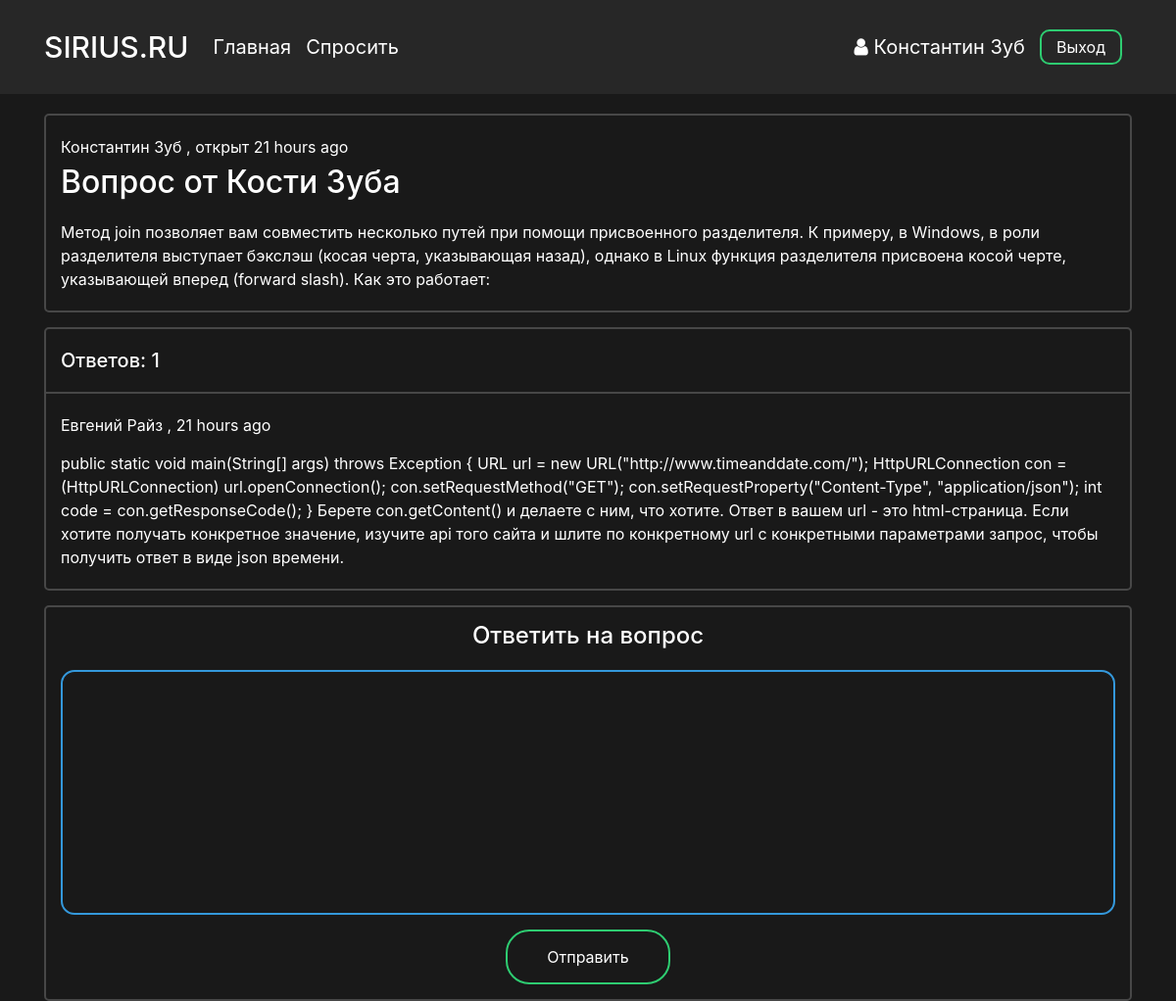
Screenshot of /question/2 (signed in) with the database file from the repository.
### data/users.py (models this page shows, shortened)
class User(SqlAlchemyBase, UserMixin):
    __tablename__ = 'users'
    id = sqlalchemy.Column(sqlalchemy.Integer,
                           primary_key=True, autoincrement=True)
    surname = sqlalchemy.Column(sqlalchemy.String, nullable=True)
    name = sqlalchemy.Column(sqlalchemy.String, nullable=True)
    image_file = sqlalchemy.Column(sqlalchemy.String, nullable=False, default='default.jpg')
    age = sqlalchemy.Column(sqlalchemy.Integer, nullable=True)
    country = sqlalchemy.Column(sqlalchemy.String, nullable=True)
    city = sqlalchemy.Column(sqlalchemy.String, nullable=True)
    email = sqlalchemy.Column(sqlalchemy.String,
                              index=True, unique=True, nullable=True)
    hashed_password = sqlalchemy.Column(sqlalchemy.String, nullable=True)
    registration_date = sqlalchemy.Column(sqlalchemy.DateTime,
                                      default=datetime.datetime.utcnow)

### data/questions.py (models this page shows)
class Question(SqlAlchemyBase):
    __tablename__ = 'questions'
    id = sqlalchemy.Column(sqlalchemy.Integer,
                           primary_key=True, autoincrement=True)
    title = sqlalchemy.Column(sqlalchemy.String)
    text = sqlalchemy.Column(sqlalchemy.String)
    user_id = sqlalchemy.Column(sqlalchemy.Integer,
                                sqlalchemy.ForeignKey("users.id"))
    user = orm.relation('User')
    created_date = sqlalchemy.Column(sqlalchemy.DateTime,
                                      default=datetime.datetime.utcnow)
    def get_answers(self):
        from data import db_session
        db_sess = db_session.create_session()
        answers= db_sess.query(Answer).filter(Answer.question_id == self.id).all()
        return answers

class Answer(SqlAlchemyBase):
    __tablename__ = 'answers'
    id = sqlalchemy.Column(sqlalchemy.Integer,
                           primary_key=True, autoincrement=True)
    text = sqlalchemy.Column(sqlalchemy.String)
    likes = sqlalchemy.Column(sqlalchemy.Integer, default=0)
    is_best = sqlalchemy.Column(sqlalchemy.Boolean, default=False)
    user_id = sqlalchemy.Column(sqlalchemy.Integer,
                                sqlalchemy.ForeignKey("users.id"))
    user = orm.relation('User')
    question_id = sqlalchemy.Column(sqlalchemy.Integer,
                                sqlalchemy.ForeignKey("questions.id"))
    question = orm.relation('Question')
    created_date = sqlalchemy.Column(sqlalchemy.DateTime,
                                      default=datetime.datetime.utcnow)

### main.py (the view, shortened to what this page needs)
@app.route("/question/<int:question_id>", methods=["GET", "POST"])
def question_page(question_id):
    form = AnswerForm()
    db_sess = db_session.create_session()
    question = db_sess.query(Question).filter(Question.id == question_id).first()
    return render_template(
        "question.html", id=question_id, question=question, form=form
    )

### forms/questions.py
class AnswerForm(FlaskForm):
    text = TextAreaField('Введите текст ответа', validators=[DataRequired()])
    submit = SubmitField('Отправить')

### data/db_session.py (called while the page is built)
def create_session() -> Session:
    global __factory
    return __factory()

### main.py (called while the page is built)
@manager.user_loader
def load_user(user_id):
    db_sess = db_session.create_session()
    user = db_sess.query(User).filter(User.id == user_id).first()
    return user

### templates/question.html (shortened to what this page needs)
<head>
    <link rel="stylesheet" type="text/css" href="{{ url_for('static', filename='css/question.css')}}">
</head>
{% extends "base.html" %}
{% block content %}
<div class="question-wrapper">
    <div class="question">
        <p class="user-name">
            <a href="{{ url_for('profile_page', profile_id = question.user.id) }}">
                {{ question.user.name }} {{ question.user.surname }}
            </a>, открыт {{ moment(question.created_date).fromNow(refresh=True) }}
        </p>
        <h2 class="question-title">{{ question.title }}</h2>
        <p class="question-text">{{ question.text }}</p>
    </div>
</div>
<div class="answers">
    {% set answers = question.get_answers() %}
    <div class="answer-count-wrapper">
        <div class="answer-count">
            <h5 class="counter">Ответов: {{ answers|length }}</h5>
        </div>
    </div>
    <div class="answers-block">
        {% for item in answers %}
            <div class="answer-block-wrapper">
                <div class="answer-block">
                    <p class="user-name">
                        <a href="{{ url_for('profile_page', profile_id = item.user.id) }}">
                            {{ item.user.name }} {{ item.user.surname }}
                        </a>,
                        {{ moment(item.created_date).fromNow(refresh=True) }}</p>
                    <p class="question-text">{{ item.text }}</p>
                </div>
            </div>
        {% endfor %}
    </div>
</div>
<div class="answer-form">
    <h4 class="title">Ответить на вопрос</h4>
    {% if current_user %}
        {% if current_user.is_authenticated %}
            <form class="box" action="" method="post">
                {{ form.text(type="text", autocomplete="off") }}
                {{ form.submit(type="submit") }}
            </form>
        {% else %}
            <a class="answer-btn" href="{{ url_for('login') }}">Войти</a>
            <a class="answer-btn" href="{{ url_for('reqister') }}">Зарегистрироваться</a>
        {% endif %}
    {% endif %}
</div>
{% endblock %}

### templates/base.html (shortened to what this page needs)
<!doctype html>
<html lang="ru">
<head>
    <link rel="stylesheet"
          href="https://stackpath.bootstrapcdn.com/bootstrap/4.4.1/css/bootstrap.min.css"
>
    <link rel="stylesheet" type="text/css" href="{{ url_for('static', filename='css/base.css')}}">
    <link rel="stylesheet" href="https://maxcdn.bootstrapcdn.com/font-awesome/4.5.0/css/font-awesome.min.css">
</head>
<body>
    <header>
        <div class="container">
            <nav class="navbar header">
                <div class="nav_left">
                    <a class="navbar-brand nav_logo" href="{{ url_for('main_page') }}">SIRIUS.RU</a>
                    <a class="navbar-brand nav_item" href="{{ url_for('main_page') }}">Главная</a>
                    <a class="navbar-brand nav_item" href="{{ url_for('ask_question_page') }}">Спросить</a>
                </div>
                <div class="nav_right">
                    {% if current_user %}
                        {% if current_user.is_authenticated %}
                            <a class="profile nav_item" href="{{ url_for('profile_page', profile_id = current_user.id) }}">
                                <i class="fa fa-user" aria-hidden="true"></i> {{ current_user.name }} {{current_user.surname }}
                            </a>
                            <a class="nav_item nav_btn" href="{{ url_for('logout') }}">Выход</a>
                        {% else %}
                            <a class="nav_item nav_btn" href="{{ url_for('login') }}">Войти</a>
                            <a class="nav_item nav_btn" href="{{ url_for('reqister') }}">Зарегистрироваться</a>
                        {% endif %}
                    {% endif %}
                </div>
            </nav>
        </div>
    </header>
    <main role="main" class="container">
        {% block content %}{% endblock %}
    </main>
</body>
</html>

### static/css/question.css (style rules this page uses)
.question, .answers, .answer-form { border: 2px solid rgba(255, 255, 255, 0.2); border-radius: 5px; -webkit-background-clip: padding-box; background-clip: padding-box; }
.question { margin-bottom: 15px; padding: 20px 15px; }
.question .user-name { margin-bottom: 5px }
.question .question-title { margin-bottom: 20px }
.answer-count { padding: 20px 15px; }
.counter { margin: 0; }
.answers { margin-bottom: 15px; }
.answer-block-wrapper:after, .answer-block-wrapper:first-child:before { content: ''; display: block; height: 2px; background: rgba(255, 255, 255, 0.2); margin: 0px }
.answer-block-wrapper:last-child:after { content: none; }
.answer-block { padding: 20px 15px; }
.answer-block .user-name { margin-bottom: 15px }
.answer-form { padding: 15px }
.answer-form .title { margin-bottom: 20px; text-align: center; }
.box { margin: 0; }
.box textarea[type = "text"] { border:0; background: none; resize: none; display: block; margin: 0px auto; border: 2px solid #3498db; padding: 7px 10px; width: 100%; outline: none; color: white; border-radius: 14px; transition: 0.25s; }
.box textarea[type = "text"] { height: 250px; }
.box input[type = "submit"] { border:0; background: none; display: block; margin: 15px auto 0px; text-align: center; border: 2px solid #2ecc71; padding: 14px 40px; outline: none; color: white; border-radius: 24px; transition: 0.25s; cursor: pointer; }

### static/css/base.css (style rules this page uses)
html { color: #ffffff }
body { background-color: #191919 !important; color: #ffffff; overflow-y: scroll; }
a { color: #ffffff; }
p { margin: 0px; }
header { background-color: #272727; color: #ffffff; }
.header { display: flex; justify-content: space-between; vertical-align: middle; margin-bottom: 20px; padding: 10px 0; }
.nav_left, .nav_right { display: flex; flex-direction: row; flex-wrap: nowrap; justify-content: center; align-items: center; align-content: center; }
.nav_logo { font-size: 30px; font-weight: 500; margin-right: 25px }
.nav_item { display: inline-block; margin-right: 15px; transition: 0.15s; }
.profile { font-size: 20px; }
.nav_btn { border-radius: 10px; outline: none; border: 2px solid #2ecc71; background: none; display: block; margin: 20px auto; margin-right: 10px; padding: 4px 15px; text-align: center; color: white; transition: 0.25s; cursor: pointer; }

### rows the page displays
User: name "Константин", surname "Зуб", user.name "Константин", user.surname "Зуб"
Question: created_date "21 hours ago", title "Вопрос от Кости Зуба", text "Метод join позволяет вам совместить несколько путей при помощи присвоенного разделителя. К примеру, в Windows, в роли разделителя выступает бэкслэш (косая черта, указывающая назад), однако в Linux функция разделителя присвоена косой черте, указывающей вперед (forward slash). Как это работает:"
Answer: user.name "Евгений", user.surname "Райз", created_date "21 hours ago", text "public static void main(String[] args) throws Exception { URL url = new URL(\"http://www.timeanddate.com/\"); HttpURLConnection con = (HttpURLConnection) url.openConnection(); con.setRequestMethod(\"GET\"); con.setRequestProperty(\"Content-Type\", \"application/json\"); int code = con.getResponseCode(); } Берете con.getContent() и делаете с ним, что хотите. Ответ в вашем url - это html-страница. Если хотите получать конкретное значение, изучите api того сайта и шлите по конкретному url с конкретными параметрами запрос, чтобы получить ответ в виде json времени."

### other values shown
{{ answers|length }} "1"
